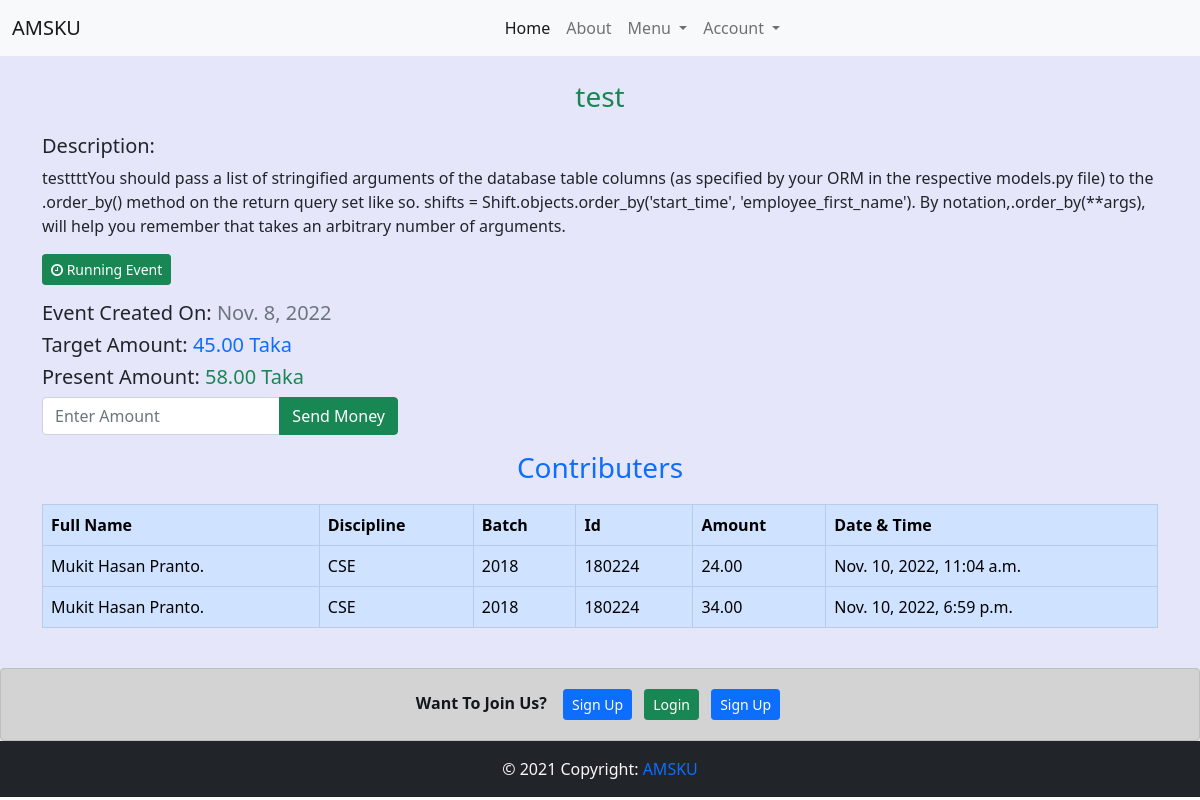
The app's page /charity-events/1/ with its own data.
### charity_events/models.py (models this page shows, shortened)
class Event(models.Model):
    discipline_list = ['Architecture','CSE','ECE','Math','URP','Physics','Chemistry','Stat','Pharmacy','BGE','FWT','FMRT','Agrotechnology','ES','SWE','BAD','HRM','DP','PM','DS','History','English','Bangla','IER','Sculpture','Econ','Sociology','MCJ','Law']
    Discipline_Choices = []
    for x in discipline_list:
        Discipline_Choices.append((x,x))
    headline = models.CharField(max_length=200)
    description = models.TextField()
    created_on = models.DateTimeField(default=datetime.now)
    discipline = models.CharField(max_length=255,choices=Discipline_Choices,blank=True)
    target_amount = models.DecimalField(max_digits=15, decimal_places=2)
    present_amount = models.DecimalField(max_digits=15, decimal_places=2,default=0)
    running = models.BooleanField(default=True)

class Contributer(models.Model):
    amount = models.DecimalField(max_digits=15, decimal_places=2)
    created_on = models.DateTimeField(default=datetime.now)
    event = models.ForeignKey('Event',on_delete=models.CASCADE)
    alumni = models.ForeignKey('home.Alumni_Profile',on_delete=models.CASCADE)

### home/models.py (models this page shows, shortened)
class Alumni_Profile(models.Model):
    discipline_list = ['Architecture','CSE','ECE','Math','URP','Physics','Chemistry','Stat','Pharmacy','BGE','FWT','FMRT','Agrotechnology','ES','SWE','BAD','HRM','DP','PM','DS','History','English','Bangla','IER','Sculpture','Econ','Sociology','MCJ','Law']
    Discipline_Choices = []
    for x in discipline_list:
        Discipline_Choices.append((x,x))
    Id_Choices = []
    for x in range(1,51):
        Id_Choices.append((str(x),str(x)))
    Batch_Choices = []
    for x in range(1991,2019):
        Batch_Choices.append((str(x),str(x)))
    job_list=['Agriculture','Architecture and Construction','Business Management and Administration','Education','Finance','Food','Government and Public Administration','Health Science','Human Services','Law, Public Safety, Corrections and Security','Manufacturing','Marketing, Sales and Service','Natural Resources','Science, Technology and Engineering','Other']
    Job_Choices = []
    for x in job_list:
        Job_Choices.append((x,x))
    country_list = ["Afghanistan","Albania","Algeria","Andorra","Angola","Anguilla","Antigua &amp; Barbuda","Argentina","Armenia","Aruba","Australia","Austria","Azerbaijan","Bahamas","Bahrain","Bangladesh","Barbados","Belarus","Belgium","Belize","Benin","Bermuda","Bhutan","Bolivia","Bosnia &amp; Herzegovina","Botswana","Brazil","British Virgin Islands","Brunei","Bulgaria","Burkina Faso","Burundi","Cambodia","Cameroon","Cape Verde","Cayman Islands","Chad","Chile","China","Colombia","Congo","Cook Islands","Costa Rica","Cote D Ivoire","Croatia","Cruise Ship","Cuba","Cyprus","Czech Republic","Denmark","Djibouti","Dominica","Dominican Republic","Ecuador","Egypt","El Salvador","Equatorial Guinea","Estonia","Ethiopia","Falkland Islands","Faroe Islands","Fiji","Finland","France","French Polynesia","French West Indies","Gabon","Gambia","Georgia","Germany","Ghana","Gibraltar","Greece","Greenland","Grenada","Guam","Guatemala","Guernsey","Guinea","Guinea Bissau","Guyana","Haiti","Honduras","Hong Kong","Hungary","Iceland","India","Indonesia","Iran","Iraq","Ireland","Isle of Man","Israel","Italy","Jamaica","Japan","Jersey","Jordan","Kazakhstan","Kenya","Kuwait","Kyrgyz Republic","Laos","Latvia","Lebanon","Lesotho","Liberia","Libya","Liechtenstein","Lithuania","Luxembourg","Macau","Macedonia","Madagascar","Malawi","Malaysia","Maldives","Mali","Malta","Mauritania","Mauritius","Mexico","Moldova","Monaco","Mongolia","Montenegro","Montserrat","Morocco","Mozambique","Namibia","Nepal","Netherlands","Netherlands Antilles","New Caledonia","New Zealand","Nicaragua","Niger","Nigeria","Norway","Oman","Pakistan","Palestine","Panama","Papua New Guinea","Paraguay","Peru","Philippines","Poland","Portugal","Puerto Rico","Qatar","Reunion","Romania","Russia","Rwanda","Saint Pierre &amp; Miquelon","Samoa","San Marino","Satellite","Saudi Arabia","Senegal","Serbia","Seychelles","Sierra Leone","Singapore","Slovakia","Slovenia","South Africa","South Korea","Spain","Sri Lanka","St Kitts &amp; Nevis","St Lucia","St Vincent","St. Lucia","Sudan","Suriname","Swaziland","Sweden","Switzerland","Syria","Taiwan","Tajikistan","Tanzania","Thailand","Timor L'Este","Togo","Tonga","Trinidad &amp; Tobago","Tunisia","Turkey","Turkmenistan","Turks &amp; Caicos","Uganda","Ukraine","United Arab Emirates","United Kingdom","Uruguay","Uzbekistan","Venezuela","Vietnam","Virgin Islands (US)","Yemen","Zambia","Zimbabwe"]
    Country_Choices = []
    for x in country_list:
        Country_Choices.append((x,x))
    full_name = models.CharField(max_length=255)
    image = models.FileField(upload_to='profile_pic/')
    certificate = models.FileField(upload_to='certificate/')
    discipline = models.CharField(max_length=255,choices=Discipline_Choices)
    student_id = models.CharField(max_length=10)
    batch = models.CharField(max_length=50,choices=Batch_Choices)
    job_type = models.CharField(max_length=50,blank=True)
    job_position = models.CharField(max_length=60,blank=True)
    company_name = models.CharField(max_length=60,blank=True)
    higher_study = models.CharField(max_length=60)
    present_address = models.CharField(max_length=60)
    present_country = models.CharField(max_length=60,choices=Country_Choices)
    parmanent_address = models.CharField(max_length=60)
    mobile = models.CharField(max_length=60)
    facebook = models.URLField(max_length=60,blank=True)
    linkdin = models.URLField(max_length=60,blank=True)
    about_me = models.TextField()
    is_verified = models.BooleanField(default=False)
    user = models.OneToOneField(settings.AUTH_USER_MODEL, on_delete=models.CASCADE,related_name="alumni_profile")

### charity_events/views.py (the view)
# urls.py: path('<int:pk>/',DetailView.as_view(),name='detail_view'),
class DetailView(DetailView):
    model = Event
    template_name = 'charity_events/details.html'

### home/context_processors.py (called while the page is built)
def add_variable_to_context(request):
    current_news_letter = News_Letter.objects.all().order_by('-start_date').first()
    return {
        'current_newsletter':current_news_letter,
    }

### templates/charity_events/details.html (shortened to what this page needs)
{% extends 'base.html' %}
{% block content %}
<h3 class="header text-success">{{event.headline}}</h3>
<h5>Description: </h5><p>{{event.description}}</p>
{% if event.running %}
<button class='btn btn-success btn-sm mb-3'><i class='fa fa-clock-o'></i> Running Event</button>
{% else %}
<button class='btn btn-danger btn-sm mb-3'><i class='fa fa-lock'></i> Closed Event</button>
{% endif %}
<h5>Event Created On:<span class="text-muted"> {{event.created_on.date}}</span></h5>
<h5>Target Amount:<span class="text-primary"> {{event.target_amount}} Taka</span></h5>
<h5>Present Amount:<span class="text-success"> {{event.present_amount}} Taka</span></h5>
{% if event.running %}
<div class="row">
    <div class="col-sm-4">
        <form action="{% url 'charity_events:add_money' event.id %}" method="POST">
            <div class="input-group mb-3">
                <input name="amount" type="text" class="form-control" placeholder="Enter Amount" aria-describedby="button-addon2" required>
                <button class="btn btn-success" type="submit" id="button-addon2">Send Money</button>
              </div>
        </form>
    </div>
</div>
{% endif %}
<h3 class="header text-primary">Contributers</h3>
<div class='table-responsive'>
    <table class="table table-primary table-bordered">
        <thead>
            <tr>
                <th>Full Name</th>
                <th>Discipline</th>
                <th>Batch</th>
                <th>Id</th>
                <th>Amount</th>
                <th>Date & Time</th>
            </tr>
        </thead>
        <tbody>
            {% for contributer in  event.contributer_set.all %}
            <tr>
                <td>{{contributer.alumni.full_name}}</td>
                <td>{{contributer.alumni.discipline}}</td>
                <td>{{contributer.alumni.batch}}</td>
                <td>{{contributer.alumni.student_id}}</td>
                <td>{{contributer.amount}}</td>
                <td>{{contributer.created_on}}</td>
            </tr>
            {% endfor %}
        </tbody>
    </table>
</div>
{% endblock content %}

### templates/base.html (style rules this page uses)
* { padding: 0; margin: 0; }
.header { text-align: center; padding-bottom: 12px; }

### records on screen
Event: headline "test", description "testtttYou should pass a list of stringified arguments of the database table columns (as specified by your ORM in the respective models.py file) to the .order_by() method on the return query set like so. shifts = Shift.objects.order_by('start_time', 'employee_first_name'). By notation,.order_by(**args), will help you remember that takes an arbitrary number of arguments.", created_on "Nov. 8, 2022", target_amount "45.00", present_amount "58.00"
Contributer: alumni.full_name "Mukit Hasan Pranto.", alumni.discipline "CSE", alumni.batch "2018", alumni.student_id "180224", amount "24.00", created_on "Nov. 10, 2022, 11:04 a.m."
Contributer: alumni.full_name "Mukit Hasan Pranto.", alumni.discipline "CSE", alumni.batch "2018", alumni.student_id "180224", amount "34.00", created_on "Nov. 10, 2022, 6:59 p.m."
